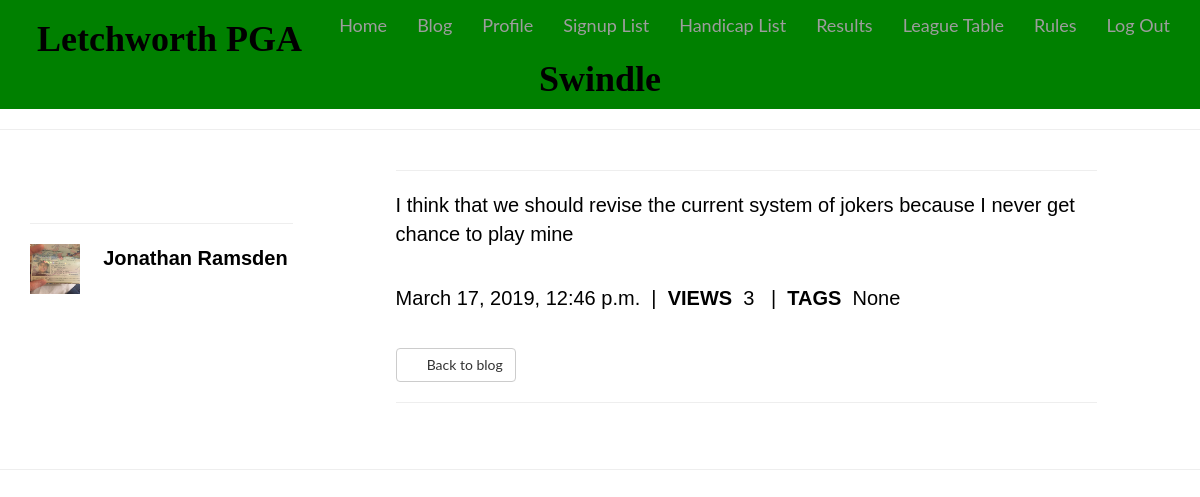
Screenshot of /blog/3/ (signed in) with the database file from the repository.
### blog/models.py (models this page shows, shortened)
class PostBlog(models.Model):
    author = models.ForeignKey(settings.AUTH_USER_MODEL)
    title = models.CharField(max_length=200)
    content = models.TextField()
    created_date = models.DateTimeField(auto_now_add=True)
    published_date = models.DateTimeField(blank=True, null=True)
    views = models.IntegerField(default=0)
    tag = models.CharField(max_length=30, blank=True, null=True)
    image = models.ImageField(upload_to="static/images", blank=True, null=True)

### accounts/models.py (models this page shows)
class User(AbstractUser):
    first_name = models.CharField(max_length=40, default='')
    last_name = models.CharField(max_length=40, default='')
    user_profile_picture = models.ImageField('user_profile_picture', upload_to='static/images/profiles/', null=True, blank=True)
    city = models.CharField(max_length=40, default='')
    handicap = models.CharField(max_length=2, default='')
    objects = AccountUserManager()
    playing = models.CharField(max_length=3, default='')
    membership_id = models.CharField(max_length=40, default='')
    date_joined = models.DateTimeField(default=timezone.now)

### blog/views.py (the view)
# urls.py: url(r'^blog/(?P<id>\d+)/$', blog_views.post_details, name="post_details"),
@login_required
def post_details(request, id):
    post = get_object_or_404(PostBlog, pk=id)
    post.views += 1
    post.save()
    return render(request, "blog/blog_post_detail.html", {'post': post})

### templates/blog/blog_post_detail.html (shortened to what this page needs)
{% extends "base.html" %}
{% block content %}
{% load bootstrap_tags %}
{% load staticfiles %}
    <link rel="stylesheet" href="https://cdnjs.cloudflare.com/ajax/libs/bootswatch/3.3.6/cerulean/bootstrap.min.css">
    <link rel="stylesheet" href="static/custom.css" />
{% load emoticons_tags %}
<div class="basic-box blog-background">
   <div class="row">
        <div class="col-md-3">
        <div id ="internal-frame-left-intro">
            <h2 class="thirdColour">{{ post.title }}</h2>
        </div>
            <hr>
            <a class=" post-author-fullname" href="{% url 'member_detail' post.author.id %}">
                <div class="row">
                    <div class="col-lg-3">
                         {% if post.author.user_profile_picture %}
                            <img src="/{{ post.author.user_profile_picture}}" height="50px" width="50px">
                         {% else %}
                            <img src="http://placehold.it/100" style="width:50px; height: 50px;" class="img-circle">
                         {% endif %}
                    </div>
                    <div id="full-name-blog-article" class="col-lg-9">
                        <p><b>{{ post.author.first_name }} {{ post.author.last_name }}</b></p>
                    </div>
                </div>
            </a>
            <br>
        </div>
        <div class="col-md-9">
            <div class="row">
                <div class="col-sm-1"></div>
                <div class="col-sm-10">
                    <hr>
                    <p>
                        {% autoescape off %}
                            {{ post.content|emoticons }}
                        {% endautoescape %}
                    </p>
                    <br>
                    <p>{{ post.published_date }}     &nbsp;|&nbsp;    <strong>VIEWS</strong>&nbsp; {{ post.views }} &nbsp; |&nbsp;    <strong>TAGS</strong>&nbsp; {{ post.tag }}</p>
                    <br>
                    <button class="btn btn-md btn-default standard-style-button" onclick="location.href='/blog'"><span class="glyphicon glyphicon-chevron-left" aria-hidden="true"></span>&nbsp; Back to blog</button>
                    <br>
                    <hr>
                    <br>
                    {% load disqus_tags %}
                </div>
                <div class="col-sm-1"></div>
            </div>
        </div>
    </div>
</div>
{% endblock %}

### static/custom.css (style rules this page uses)
body { font-family: 'Lato', SansSerif; font-size: 18px; color: white; }
p { font-family: sans-serif; font-size: 20px; color: black; }

### rows the page displays
PostBlog: author.user_profile_picture (picture), author.first_name "Jonathan", author.last_name "Ramsden", content|emoticons "I think that we should revise the current system of jokers because I never get chance to play mine", published_date "March 17, 2019, 12:46 p.m.", views "3", tag "None"
